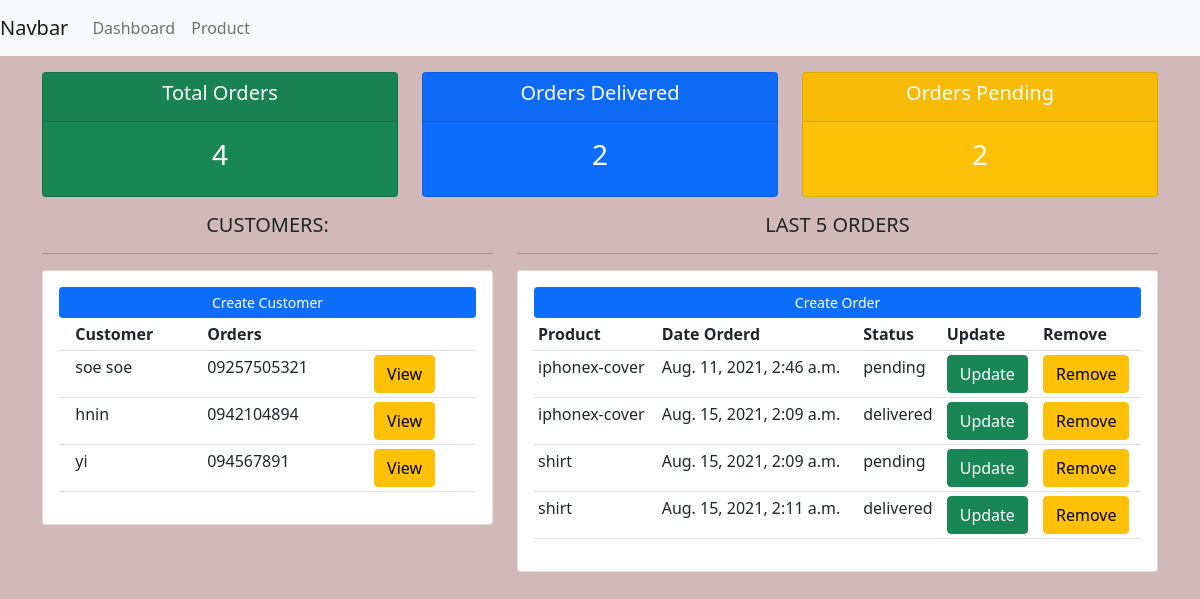
The page / on the database its author committed.
### accounts/models.py (models this page shows, shortened)
class Customer(models.Model):
    name=models.CharField(max_length=200,null=True)
    email=models.CharField(max_length=200,null=True)
    phone=models.CharField(max_length=200,null=True)
    created_at=models.DateTimeField(auto_now_add=True)

class Order(models.Model):
    status=(
        ('pending','Pending'),
        ('out for delivery','Out For Delivery'),
        ('delivered','Delivered')
    )
    customer=models.ForeignKey(Customer,null=True,on_delete=models.CASCADE)
    product=models.ForeignKey(Product,null=True,on_delete=models.CASCADE)
    created_at=models.DateTimeField(auto_now_add=True)
    status=models.CharField(max_length=200,null=True,choices=status)

class Product(models.Model):
    category=(
        ('indoor','In Door'),
        ('outdoor','Out Door')
    )
    name=models.CharField(max_length=200,null=True)
    price=models.FloatField(null=True)
    category=models.CharField(max_length=200,null=True,choices=category)
    description=models.CharField(max_length=200,null=True,blank=True)
    created_at=models.DateTimeField(auto_now_add=True)
    tags=models.ManyToManyField(Tag)

### accounts/views.py (the view)
# urls.py: path('',views.dashboard,name='dashboard')
def dashboard(request):
    customer=Customer.objects.all()
    orders=Order.objects.all()
    total=orders.count()
    delivered=Order.objects.filter(status="delivered").count()
    pending=Order.objects.filter(status="pending").count()
    return render(request,'accounts/dashboard.html',{
        'customers':customer,
        'orders':orders,
        'total':total,
        'delivered':delivered,
        'pending':pending
    })

### accounts/templates/accounts/dashboard.html
{% extends 'accounts/master.html' %}
{% block content %}
<div class="row">
	<div class="col">
		<div class="col-md">
			<div class="card text-center text-white  mb-3 bg-success">
			  	<div class="card-header">
			  		<h5 class="card-title">Total Orders</h5>
			  	</div>
			  	<div class="card-body">
			    	<h3 class="card-title">{{total}}</h3>
			  	</div>
			</div>
		</div>
	</div>
	<div class="col">
		<div class="col-md">
			<div class="card text-center text-white  mb-3  bg-primary">
			  	<div class="card-header">
			  		<h5 class="card-title">Orders Delivered</h5>
			  	</div>
			  	<div class="card-body">
			    	<h3 class="card-title">{{delivered}}</h3>
			  	</div>
			</div>
		</div>
	</div>
	<div class="col">
		<div class="col-md">
			<div class="card text-center text-white  mb-3  bg-warning">
			  	<div class="card-header">
			  		<h5 class="card-title">Orders Pending</h5>
			  	</div>
			  	<div class="card-body">
			    	<h3 class="card-title">{{pending}}</h3>
			  	</div>
			</div>
		</div>
	</div>
</div>
<div class="row">
	<div class="col-md-5">
		<h5 class="text-center">CUSTOMERS:</h5>
		<hr>
		<div class="card card-body">
			<a class="btn btn-primary  btn-sm btn-block" href="">Create Customer</a>
			<table class="table table-sm">
				<tr>
					<th></th>
					<th>Customer</th>
					<th>Orders</th>
					<th></th>
				</tr>
				{% for customer in customers %}
				<tr>
					<td></td>
					<td>{{customer.name}}</td>
					<td>{{customer.phone}}</td>
					<td><a href="{% url 'customers.show' customer.id %}" class="btn btn-warning">View</a></td>
				</tr>
				{% endfor %}
			</table>
		</div>
	</div>
	<div class="col-md-7">
		<h5 class="text-center">LAST 5 ORDERS</h5>
		<hr>
		<div class="card card-body">
			<a class="btn btn-primary  btn-sm btn-block" href="">Create Order</a>
			<table class="table table-sm">
				<tr>
					<th>Product</th>
					<th>Date Orderd</th>
					<th>Status</th>
					<th>Update</th>
					<th>Remove</th>
				</tr>
			    {% for order in orders %}
				<tr>
					<td>{{order.product.name}}</td>
					<td>{{order.created_at}}</td>
					<td>{{order.status}}</td>
					<td><a href="" class="btn btn-success">Update</a></td>
					<td><a href="" class="btn btn-warning">Remove</a></td>
				</tr>
				{% endfor %}
			</table>
		</div>
	</div>
</div>
{% endblock content %}

### accounts/templates/accounts/master.html (shortened to what this page needs)
<!DOCTYPE html>
{% load static %}
<html lang="en">
<head>
    <link href="https://cdn.jsdelivr.net/npm/bootstrap@5.0.2/dist/css/bootstrap.min.css" rel="stylesheet">
    <link rel="stylesheet" href="{% static 'accounts/css/style.css' %}">
</head>
<body>
    {% include 'accounts/components/navar.html' %}
    <br><br><br>
    <div class="container mt-30">{% block content %}{% endblock content %}</div>
</body>
</html>

### accounts/templates/accounts/components/navar.html (shortened to what this page needs)
<div class="container mt-13">
        <nav class="navbar navbar-expand-lg bg-light navbar-light fixed-top">
            <a class="navbar-brand">Navbar</a>
                <div class="collapse navbar-collapse" id="mymenu">
                <ul class="navbar-nav">
                    <li class="nav-item">
                        <a href="{% url 'dashboard' %}" class="nav-link"></i>Dashboard</a>
                    </li>
                    <li class="nav-item">
                        <a href="{% url 'products' %}" class="nav-link"></i>Product</a>
                    </li>
                </ul>
                </div>
        </nav>
    </div>

### accounts/static/accounts/css/style.css (style rules this page uses)
body { background-color: rgb(209, 185, 185); }

### rows shown on the page
Customer: name "soe soe", phone "09257505321"
Customer: name "hnin", phone "0942104894"
Customer: name "yi", phone "094567891"
Order: product.name "iphonex-cover", created_at "Aug. 11, 2021, 2:46 a.m.", status "pending"
Order: product.name "iphonex-cover", created_at "Aug. 15, 2021, 2:09 a.m.", status "delivered"
Order: product.name "shirt", created_at "Aug. 15, 2021, 2:09 a.m.", status "pending"
Order: product.name "shirt", created_at "Aug. 15, 2021, 2:11 a.m.", status "delivered"

### other values the page prints
{{ total }} "4"
{{ delivered }} "2"
{{ pending }} "2"
